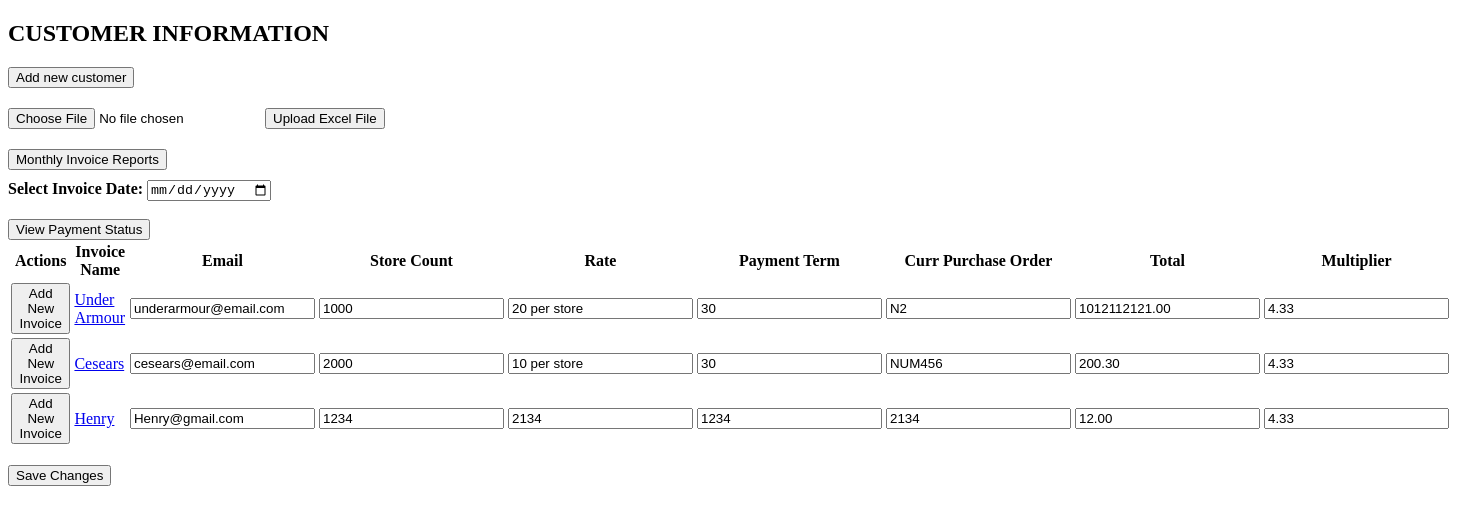
Before: / with the older database file.
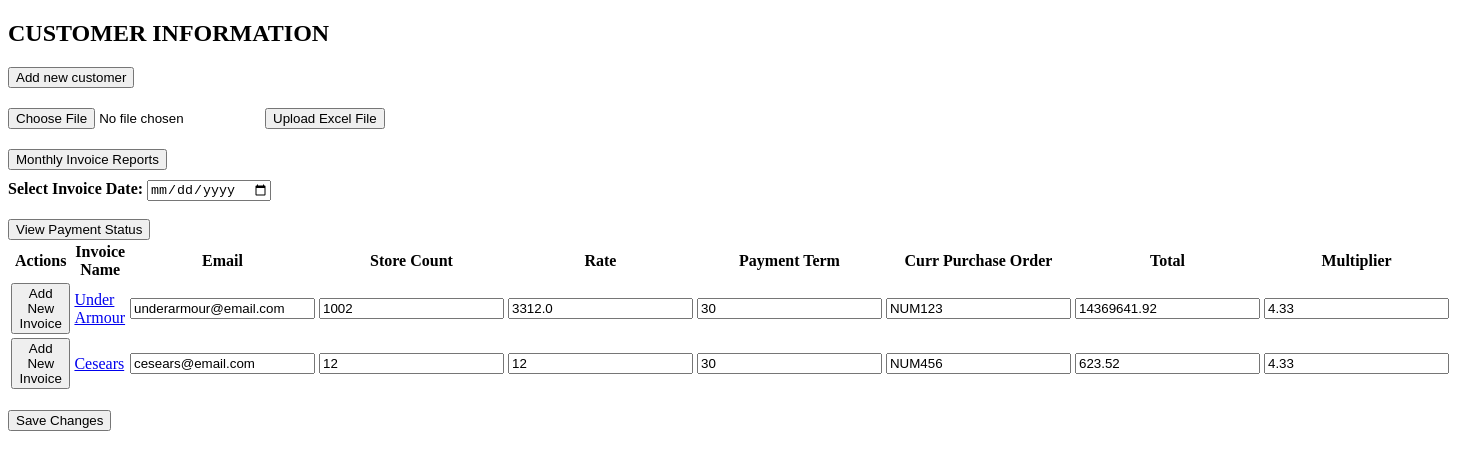
After: the same page with the newer database file.
### models.py (models this page shows)
class Customer(Base):
    __tablename__="customers"
    id = Column(Integer, primary_key=True)
    name = Column(String(120), nullable = False)
    location = Column(String(120), nullable = False)
    store_count = Column(Integer)
    rate = Column(String(120))
    amount = Column(Numeric(12, 2))
    email = Column(String(120))
    vendornum = Column(String(120))
    currentPurchaseOrderNum = Column(String(120))
    paymentTerm = Column(Integer)
    currentPO = Column(String(120))
    nextPO = Column(String(120))
    unitPrice = Column(Numeric(12, 2))
    totalPrice = Column(Numeric(12, 2))
    fixedPrice = Column(Numeric(12, 2))
    currentPOtotal = Column(Numeric(12, 2))
    currentPOExpDate = Column(DateTime(timezone=True), nullable = True)
    nextPOtotal = Column(Numeric(12, 2))
    nextPOExpDate = Column(DateTime(timezone=True), nullable = True)
    total = Column(Numeric(12, 2))
    multiplier = Column(Numeric(12, 2))
    service_types = Column(String(120))
    service_amounts = Column(String(120))  # Store as CSV string
    other_service_descriptions = Column(String(120))
    other_service_amounts = Column(String(120))
    other_service_detail_descriptions = Column(String(120))  # New field for detailed descriptions
    invoices = relationship("Invoice", back_populates="customer", cascade="all, delete-orphan", lazy="joined")

### app.py (the view)
@app.route('/')
def index():
    with SessionLocal() as db:
        all_customers = db.query(Customer).all()
    return render_template('index.html', customers=all_customers)

### templates/index.html (shortened to what this page needs)
<!DOCTYPE html>
<html lang="en">
<head>
</head>
<body>
    <h2>CUSTOMER INFORMATION</h2>
    <form action="/newCustomer" method="get" style="margin-bottom: 20px;">
        <button type="submit">Add new customer</button>
    </form>
    <form action="/import_excel" method="post" enctype="multipart/form-data" style="margin-bottom: 20px;">
        <input type="file" name="file" accept=".xlsx" required>
        <button type="submit">Upload Excel File</button>
    </form>
    <form action="{{ url_for('reports') }}" method="get" style="margin: 10px 0;">
        <button type="submit">Monthly Invoice Reports</button>
    </form>
    <label for="globalInvoiceDate"><strong>Select Invoice Date:</strong></label>
    <input type="date" id="globalInvoiceDate" name="globalInvoiceDate" required>
    <br><br>
    <form action="{{ url_for('paymentStatus') }}" method="get" style="display:inline;">
        <button type="submit">View Payment Status</button>
    </form>
    <br>
    <form method="POST" action="/update_customers">
      <table>
        <thead>
          <tr>
            <th>Actions</th>
            <th>Invoice Name</th>
            <th>Email</th>
            <th>Store Count</th>
            <th>Rate</th>
            <th>Payment Term</th>
            <th>Curr Purchase Order</th>
            <th>Total</th>
            <th>Multiplier</th>
          </tr>
        </thead>
        <tbody>
          {% for cust in customers %}
          <tr>
            <td>
                <button type="submit"
                        formaction="{{ url_for('invoiceConfirmation') }}"
                        formmethod="POST"
                        formtarget="_blank"
                        name="customer_id"
                        value="{{ cust.id }}">
                Add New Invoice
                </button>
            </td>
            <td>
              <a href="{{ url_for('customerInfo', customer_id=cust.id) }}?total={{ cust.total }}">
                {{ cust.name }}
              </a>
            </td>
            <td><input type="email" name="email_{{ cust.id }}" value="{{ cust.email }}"></td>
            <td><input type="number" name="store_count_{{ cust.id }}" value="{{ cust.store_count }}"></td>
            <td><input type="text" name="rate_{{ cust.id }}" value="{{ cust.rate }}"></td>
            <td><input type="number" name="paymentTerm_{{ cust.id }}" value="{{ cust.paymentTerm }}"></td>
            <td><input type="text" name="currentPO_{{ cust.id }}" value="{{ cust.currentPO }}"></td>
            <td><input type="number" step="0.01" name="total_{{ cust.id }}" value="{{ cust.total }}"></td>
            <td><input type="number" step="0.01" name="multiplier_{{ cust.id }}" value="{{ cust.multiplier }}"></td>
          </tr>
          {% endfor %}
        </tbody>
      </table>
      <br>
      <button type="submit">Save Changes</button>
    </form>
</body>
</html>

Changed rows visible on the page:
removed Customer: {{ cust.id }} 3 (drawn), name "Henry", email "Henry@gmail.com", store_count "1234", rate "2134", paymentTerm "1234", currentPO "2134", total "12.00", multiplier "4.33"
changed Customer "Under Armour": store_count "1000" → "1002"; rate "20 per store" → "3312.0"; currentPO "N2" → "NUM123"; total "1012112121.00" → "14369641.92"
changed Customer "Cesears": store_count "2000" → "12"; rate "10 per store" → "12"; total "200.30" → "623.52"
